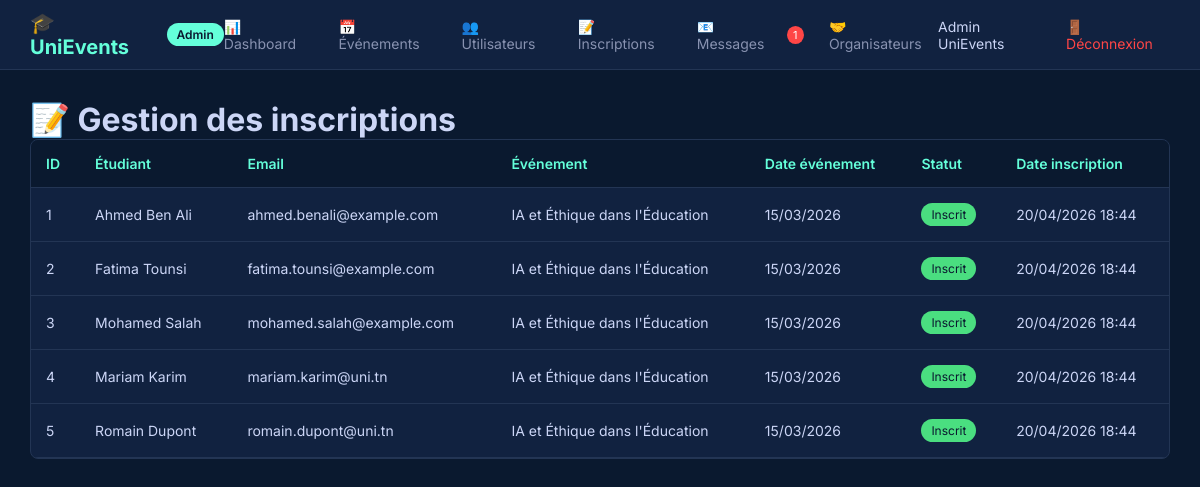
Screenshot of /manage_registrations.php (signed in) with the database file from the repository.
### tables this page shows
CREATE TABLE `registrations` (
  `id` int(11) NOT NULL,
  `event_id` int(11) NOT NULL,
  `user_id` int(11) NOT NULL,
  `status` enum('inscrit','waitlist','annulé') DEFAULT 'inscrit',
  `registered_at` timestamp NOT NULL DEFAULT current_timestamp()
);

CREATE TABLE `users` (
  `id` int(11) NOT NULL,
  `name` varchar(100) NOT NULL,
  `email` varchar(150) NOT NULL,
  `password` varchar(255) NOT NULL,
  `phone` varchar(20) DEFAULT NULL,
  `role` enum('etudiant','organisateur','admin') DEFAULT 'etudiant',
  `niveau` varchar(50) DEFAULT NULL,
  `specialite` varchar(100) DEFAULT NULL,
  `created_at` timestamp NOT NULL DEFAULT current_timestamp()
);

CREATE TABLE `events` (
  `id` int(11) NOT NULL,
  `title` varchar(200) NOT NULL,
  `category` enum('Conférence','Workshop','Hackathon','Club','Séminaire') NOT NULL,
  `description` text NOT NULL,
  `date` date NOT NULL,
  `time` time NOT NULL,
  `location` varchar(255) NOT NULL,
  `capacity` int(11) NOT NULL,
  `current_registrations` int(11) DEFAULT 0,
  `speaker` varchar(150) DEFAULT NULL,
  `status` enum('à_venir','en_cours','terminé','annulé') DEFAULT 'à_venir',
  `created_by` int(11) DEFAULT NULL,
  `created_at` timestamp NOT NULL DEFAULT current_timestamp()
);

### manage_registrations.php (the view)
<?php
require_once 'header.php';
try {
    $stmt = $pdo->query("
        SELECT r.*, e.title as event_title, e.date as event_date,
               u.name as user_name, u.email as user_email
        FROM registrations r
        JOIN events e ON r.event_id = e.id
        JOIN users u ON r.user_id = u.id
        ORDER BY r.registered_at DESC
    ");
    $registrations = $stmt->fetchAll();
} catch(PDOException $e) {
    $error = $e->getMessage();
}
?>
<h1>📝 Gestion des inscriptions</h1>
<div class="table-container">
    <table>
        <thead>
            <tr>
                <th>ID</th>
                <th>Étudiant</th>
                <th>Email</th>
                <th>Événement</th>
                <th>Date événement</th>
                <th>Statut</th>
                <th>Date inscription</th>
            </tr>
        </thead>
        <tbody>
            <?php foreach ($registrations as $reg): ?>
                <tr>
                    <td><?php echo $reg['id']; ?></td>
                    <td><?php echo htmlspecialchars($reg['user_name']); ?></td>
                    <td><?php echo htmlspecialchars($reg['user_email']); ?></td>
                    <td><?php echo htmlspecialchars($reg['event_title']); ?></td>
                    <td><?php echo date('d/m/Y', strtotime($reg['event_date'])); ?></td>
                    <td>
                        <span class="status-badge status-<?php echo $reg['status']; ?>">
                            <?php
                                $statusLabels = [
                                    'inscrit' => 'Inscrit',
                                    'waitlist' => 'Liste d\'attente',
                                    'annulé' => 'Annulé',
                                    'présent' => 'Présent'
                                ];
                                echo $statusLabels[$reg['status']] ?? $reg['status'];
                            ?>
                        </span>
                    </td>
                    <td><?php echo date('d/m/Y H:i', strtotime($reg['registered_at'])); ?></td>
                </tr>
            <?php endforeach; ?>
        </tbody>
    </table>
</div>
<?php require_once 'footer.php'; ?>

### style_admin.css (style rules this page uses)
* { margin: 0; padding: 0; box-sizing: border-box; }
body { font-family: 'Inter', sans-serif; background: #0a192f; color: #ccd6f6; }
.table-container { background: #112240; border-radius: 8px; border: 1px solid #233554; overflow-x: auto; }
table { width: 100%; border-collapse: collapse; }
th, td { padding: 15px; text-align: left; border-bottom: 1px solid #233554; }
th { background: #0a192f; color: #64ffda; font-weight: 600; font-size: 14px; }
td { color: #ccd6f6; font-size: 14px; }
.status-badge { display: inline-block; padding: 4px 10px; border-radius: 20px; font-size: 12px; }
.status-inscrit { background: #4ade80; color: #0a192f; }

### rows the page displays
registrations: id "1", user.name "Ahmed Ben Ali", user.email "ahmed.benali@example.com", event.title "IA et Éthique dans l'Éducation", event.date "15/03/2026", status "Inscrit", registered_at "20/04/2026 18:44"
registrations: id "2", user.name "Fatima Tounsi", user.email "fatima.tounsi@example.com", event.title "IA et Éthique dans l'Éducation", event.date "15/03/2026", status "Inscrit", registered_at "20/04/2026 18:44"
registrations: id "3", user.name "Mohamed Salah", user.email "mohamed.salah@example.com", event.title "IA et Éthique dans l'Éducation", event.date "15/03/2026", status "Inscrit", registered_at "20/04/2026 18:44"
registrations: id "4", user.name "Mariam Karim", user.email "mariam.karim@uni.tn", event.title "IA et Éthique dans l'Éducation", event.date "15/03/2026", status "Inscrit", registered_at "20/04/2026 18:44"
registrations: id "5", user.name "Romain Dupont", user.email "romain.dupont@uni.tn", event.title "IA et Éthique dans l'Éducation", event.date "15/03/2026", status "Inscrit", registered_at "20/04/2026 18:44"

### other values shown
$unreadNotifications "1"
$_SESSION['admin_name'] "Admin UniEvents"
